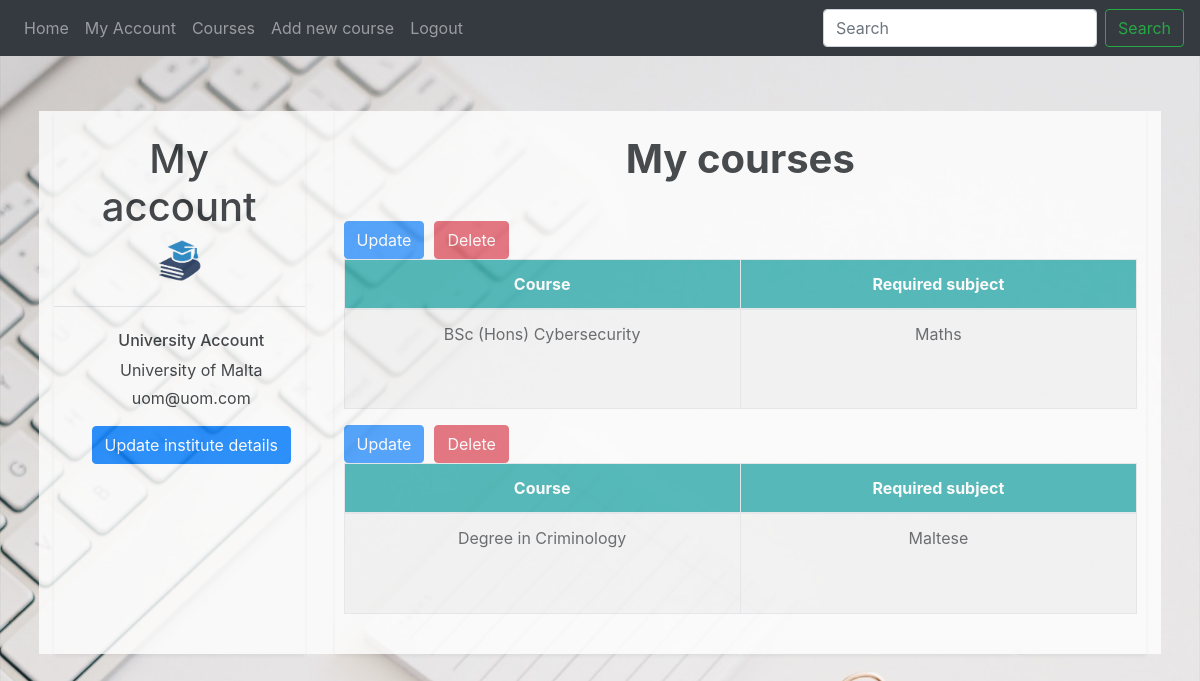
Screenshot of /myaccount (signed in) with the database file from the repository.
### website/models.py (models this page shows)
class User(db.Model, UserMixin):
    id = db.Column(db.Integer, primary_key=True)
    email = db.Column(db.String(150), unique=True)
    password = db.Column(db.String(150))
    first_name = db.Column(db.String(150))
    usertype = db.Column(db.String(120))
    aboutuni = db.Column(db.String(1000))
    instituteimg = db.Column(db.String(1000))
    institutelogo = db.Column(db.String(1000))
    maths = db.Column(db.String(150))
    english = db.Column(db.String(150))
    maltese = db.Column(db.String(150))
    computer_studies = db.Column(db.String(150))
    biology = db.Column(db.String(150))
    physics = db.Column(db.String(150))
    chemistry = db.Column(db.String(150))
    italian = db.Column(db.String(150))
    french = db.Column(db.String(150))
    home_economics = db.Column(db.String(150))
    accounts = db.Column(db.String(150))
    courses = db.relationship('Courses')

class Courses(db.Model):
    id = db.Column(db.Integer, primary_key=True)
    courseName = db.Column(db.String(300))
    institute = db.Column(db.String(300))
    neededSubject = db.Column(db.String(300))
    about = db.Column(db.String(1000))
    courseimg = db.Column(db.String(1000))
    modules = db.Column(db.String(300))
    careers = db.Column(db.String(300))
    user_id = db.Column(db.Integer, db.ForeignKey('user.id'))

### website/views.py (the view)
@views.route('/myaccount')
def myaccount():
    our_courses = Courses.query.order_by(Courses.courseName)
    q = request.args.get('q')
    if q:
        our_courses = Courses.query.filter(Courses.courseName.contains(q) |
        Courses.institute.contains(q)  | Courses.neededSubject.contains(q))
    else:
        our_courses = Courses.query.all()
    return render_template("myaccount.html", user=current_user, our_courses=our_courses)

### website/__init__.py (called while the page is built)
def create_app():
    app = Flask(__name__)
    app.config['SECRET_KEY'] = 'dfjkhdsf dfjsdllj'
    app.config['SQLALCHEMY_DATABASE_URI'] = f'sqlite:///{DB_NAME}'
    db.init_app(app)
    from .views import views
    from .auth import auth
    app.register_blueprint(views, url_prefix='/')
    app.register_blueprint(auth, url_prefix='/')
    from .models import User, Courses
    create_database(app)
    login_manager = LoginManager()
    login_manager.login_view = 'auth.login'
    login_manager.init_app(app)
    @login_manager.user_loader
    def load_user(id):
        return User.query.get(int(id))
    return app

### website/templates/myaccount.html (shortened to what this page needs)
{% extends "base.html" %} {% block title %}My account{% endblock %} {% block content
  %}
  <link rel="stylesheet" href="https://allyoucan.cloud/cdn/icofont/1.0.1/icofont.css">
<div class="container">
    <div class="row">
        <div class="col-md-3">
            <div class="osahan-account-page-left shadow-sm bg-white h-100">
                <div class="border-bottom p-4">
                    <div class="osahan-user text-center">
                        <div class="osahan-user-media">
                            <div class="osahan-user-media-body">
                                <h1>My account</h1>
                                {% if current_user.usertype == 'University Account' %}
                                <img src="\static/images/admin.png" style="width: 25%;">
                                {% endif %}
                            </div>
                        </div>
                    </div>
                </div>
                <ul class="nav nav-tabs flex-column border-0 pt-4 pl-4 pb-4" id="myTab" role="tablist">
                    <li class="nav-item">
                      <h6 class="mb-2">{{ user.usertype }}</h6>
                      <p class="mb-1">{{ user.first_name }}</p>
                      <p>{{ user.email }}</p>
          {% if current_user.usertype == 'University Account' %}
          <a href="/updateuni/{{ user.id }}" class="btn btn-primary">Update institute details</a>
          <br>
          <br>
          {% endif %}
                </ul>
            </div>
        </div>
        <div class="col-md-9">
            <div class="osahan-account-page-right shadow-sm bg-white p-4 h-100">
                <div class="tab-content" id="myTabContent">
                  {% if current_user.usertype == 'University Account' %}
                    <div class="tab-pane fade  active show" id="favourites" role="tabpanel" aria-labelledby="favourites-tab">
                        <h1 class="font-weight-bold mt-0 mb-4">My courses</h1>
                        <div class="row">
                  {% endif %}
                          {% if current_user.usertype == 'University Account' %}
{% for courses in user.courses %}
<table class="table table-striped table-bordered table-fixed table-hover table-condensed" style="border:0px; " id="myTable3">
  <thead>
    <tr>
      <th width="">Course</th>
      <th width="">Required subject</th>
    </tr>
  </thead>
  <tbody class="tbody">
      <td>{{ courses.courseName }}</td>
      <td>{{ courses.neededSubject }}</td>
      <a href="/update/{{ courses.id }}" class="btn btn-primary">Update</a>
      <a href="/delete/{{ courses.id }}" class="btn btn-danger" style="margin-left: 10px;">Delete</a>
  </tbody>
  </table>
  {% endfor %}
{% endif %}
  {% endblock %}

### website/static/styles.css (style rules this page uses)
#myTable3 th { background-color: #009999; color: white; text-align: center; width: 20%; }
#myTable3 tbody { height: 100px; overflow: auto; text-align: center; background-color: white; }
body { background: url(background.jpg); background-size:cover; background-repeat:no-repeat; }
.row { margin-top: 5%; opacity: 80%; text-align: center; background-color: white; }
.container, .container-fluid, .container-xxl, .container-xl, .container-lg, .container-md, .container-sm { width: 100%; padding-right: var(--bs-gutter-x, 0.75rem); padding-left: var(--bs-gutter-x, 0.75rem); margin-right: auto; margin-left: auto; }
@media (min-width: 576px) { .container-sm, .container { max-width: 540px; } }
@media (min-width: 768px) { .container-md, .container-sm, .container { max-width: 720px; } }
@media (min-width: 992px) { .container-lg, .container-md, .container-sm, .container { max-width: 960px; } }
@media (min-width: 1200px) { .container-xl, .container-lg, .container-md, .container-sm, .container { max-width: 1140px; } }
.text-center { text-align: center !important; }

### rows the page displays
User: usertype "University Account", first_name "University of Malta", email "uom@uom.com"
Courses: courseName "BSc (Hons) Cybersecurity", neededSubject "Maths"
Courses: courseName "Degree in Criminology", neededSubject "Maltese"
